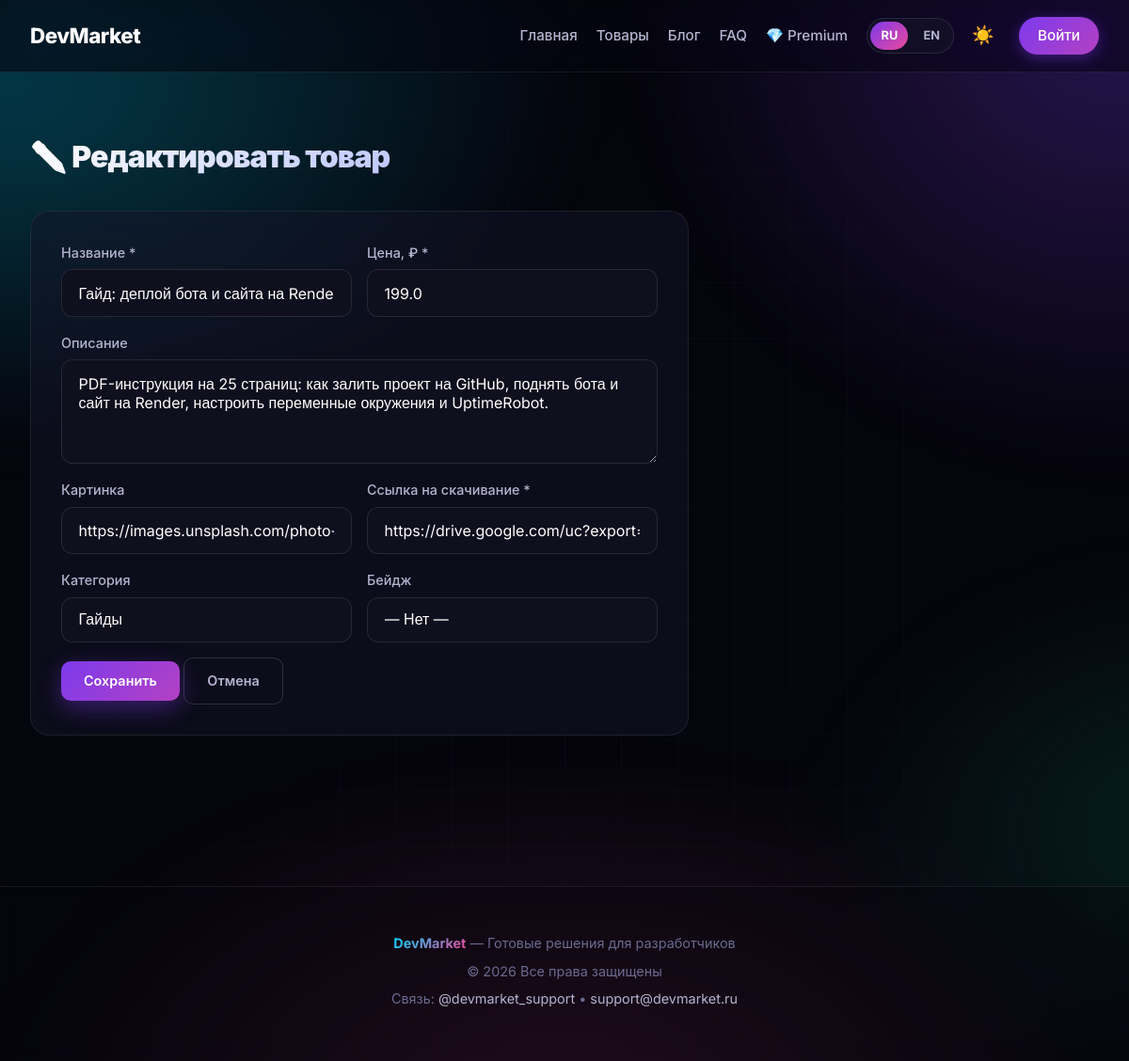
The page /admin-9f8a7b6c/edit/3 (signed in) on the database as committed earlier.
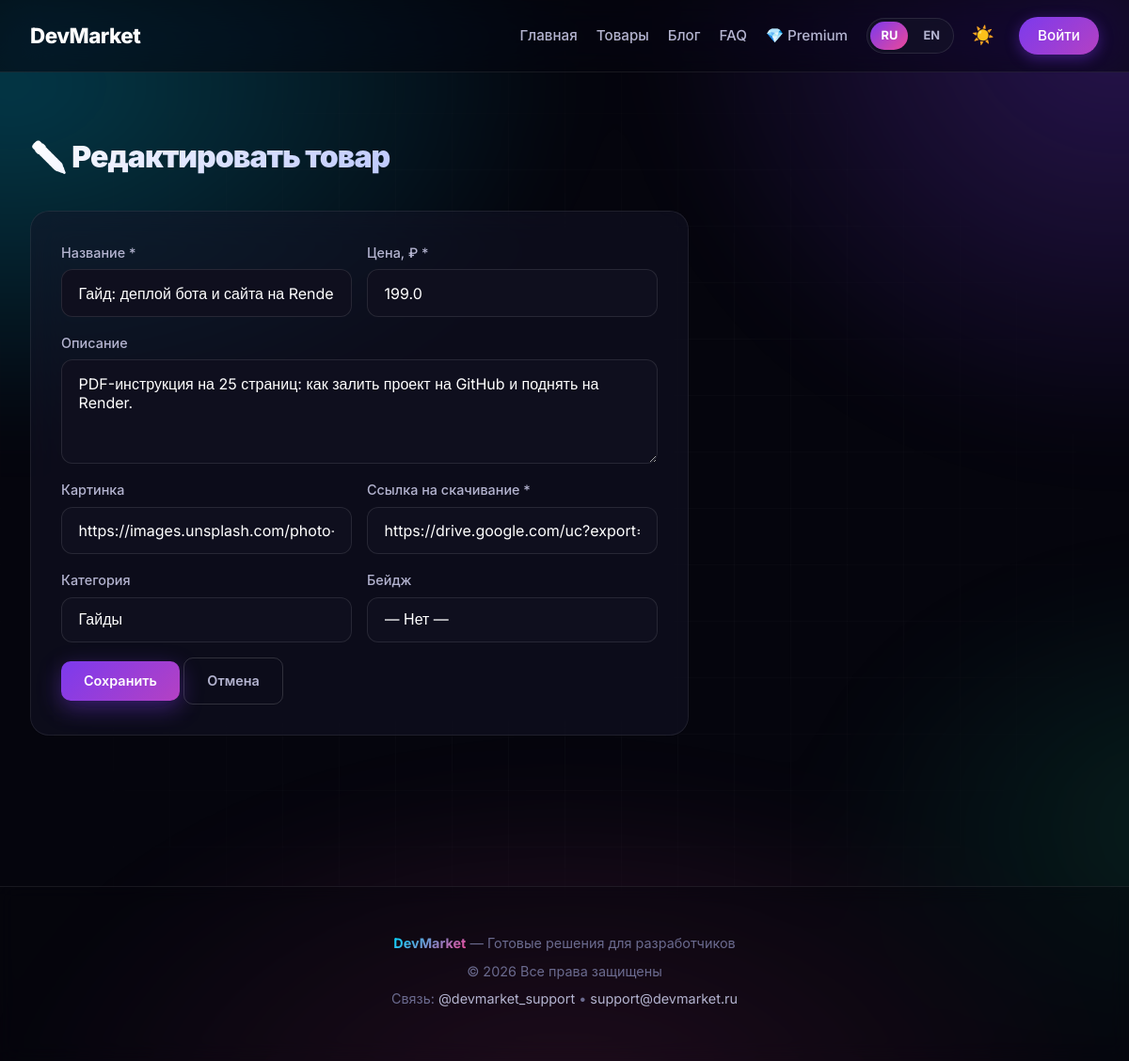
The same page on the database as committed later.
### tables this page shows
CREATE TABLE products (
                id INTEGER PRIMARY KEY AUTOINCREMENT,
                title TEXT NOT NULL,
                title_en TEXT,
                description TEXT,
                description_en TEXT,
                price REAL NOT NULL,
                image_url TEXT,
                download_url TEXT,
                category TEXT DEFAULT 'Прочее',
                badge TEXT,
                created_at TEXT DEFAULT CURRENT_TIMESTAMP
            );

### app.py (the view, shortened to what this page needs)
@app.route(f"/{SECRET_ADMIN_URL}/edit/<int:product_id>", methods=["GET", "POST"])
def admin_edit(product_id):
    if not session.get("is_admin"):
        abort(403)
    product = db.get_product(product_id)
    if not product:
        abort(404)
    return render_template("admin_edit.html", product=product)

### app.py (called while the page is built)
def get_lang():
    return session.get("lang", "ru")

def t(key):
    return TRANSLATIONS.get(get_lang(), TRANSLATIONS["ru"]).get(key, key)

@app.context_processor
def inject_globals():
    user = get_current_user()
    cart_count = db.get_cart_count(user["id"]) if user else 0
    return {
        "brand": BRAND,
        "current_user": user,
        "cart_count": cart_count,
        "t": t,
        "lang": get_lang(),
    }

def get_current_user():
    if session.get("user_id"):
        return db.get_user_by_id(session["user_id"])
    return None

### database.py (called while the page is built)
def get_db():
    conn = sqlite3.connect(DB_PATH)
    conn.row_factory = sqlite3.Row
    return conn

def get_product(product_id):
    with get_db() as conn:
        return conn.execute("SELECT * FROM products WHERE id = ?", (product_id,)).fetchone()

### templates/admin_edit.html (shortened to what this page needs)
{% extends "base.html" %}
{% block content %}
<div class="container">
    <h1 class="page-title">✏️ Редактировать товар</h1>
    <form method="post" class="admin-card" style="max-width: 700px;">
        <div class="form-row">
            <div class="form-group">
                <label>Название *</label>
                <input type="text" name="title" class="form-input" value="{{ product['title'] }}" required>
            </div>
            <div class="form-group">
                <label>Цена, ₽ *</label>
                <input type="number" name="price" class="form-input" step="0.01" min="1" value="{{ product['price'] }}" required>
            </div>
        </div>
        <div class="form-group">
            <label>Описание</label>
            <textarea name="description" class="form-input" rows="4">{{ product['description'] }}</textarea>
        </div>
        <div class="form-row">
            <div class="form-group">
                <label>Картинка</label>
                <input type="url" name="image_url" class="form-input" value="{{ product['image_url'] or '' }}">
            </div>
            <div class="form-group">
                <label>Ссылка на скачивание *</label>
                <input type="url" name="download_url" class="form-input" value="{{ product['download_url'] }}" required>
            </div>
        </div>
        <div class="form-row">
            <div class="form-group">
                <label>Категория</label>
                <select name="category" class="form-input">
                    {% for c in ['Боты', 'Сайты', 'Гайды', 'Скрипты', 'Прочее'] %}
                        <option {% if product['category'] == c %}selected{% endif %}>{{ c }}</option>
                    {% endfor %}
                </select>
            </div>
            <div class="form-group">
                <label>Бейдж</label>
                <select name="badge" class="form-input">
                    <option value="">— Нет —</option>
                </select>
            </div>
        </div>
        <button type="submit" class="btn btn-primary">Сохранить</button>
        <a href="/{{ request.path.split('/')[1] }}" class="btn btn-outline">Отмена</a>
    </form>
</div>
{% endblock %}

Rows that differ between the two databases and show on the page:
changed products "Гайд: деплой бота и сайта на Render": description "PDF-инструкция на 25 страниц: как залить проект на GitHub, поднять бота и сайт на Render, настроить переменные окружения и UptimeRobot." → "PDF-инструкция на 25 страниц: как залить проект на GitHub и поднять на Render."
